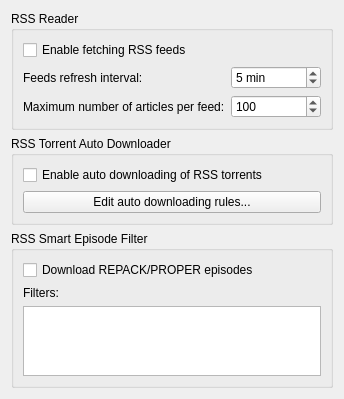
          <widget class="QWidget" name="scrollAreaWidgetContents_5">
           <property name="geometry">
            <rect>
             <x>0</x>
             <y>0</y>
             <width>336</width>
             <height>391</height>
            </rect>
           </property>
           <layout class="QVBoxLayout" name="verticalLayout_27">
            <item>
             <widget class="QGroupBox" name="groupRSSReader">
              <property name="title">
               <string>RSS Reader</string>
              </property>
              <layout class="QVBoxLayout" name="verticalLayout_26">
               <item>
                <widget class="QCheckBox" name="checkRSSEnable">
                 <property name="text">
                  <string>Enable fetching RSS feeds</string>
                 </property>
                </widget>
               </item>
               <item>
                <layout class="QGridLayout" name="gridLayout_5">
                 <item row="0" column="0">
                  <widget class="QLabel" name="label_111">
                   <property name="text">
                    <string>Feeds refresh interval:</string>
                   </property>
                  </widget>
                 </item>
                 <item row="1" column="1">
                  <widget class="QSpinBox" name="spinRSSMaxArticlesPerFeed">
                   <property name="maximum">
                    <number>2147483646</number>
                   </property>
                   <property name="value">
                    <number>100</number>
                   </property>
                  </widget>
                 </item>
                 <item row="1" column="0">
                  <widget class="QLabel" name="label_12">
                   <property name="text">
                    <string>Maximum number of articles per feed:</string>
                   </property>
                  </widget>
                 </item>
                 <item row="0" column="1">
                  <widget class="QSpinBox" name="spinRSSRefreshInterval">
                   <property name="suffix">
                    <string> min</string>
                   </property>
                   <property name="minimum">
                    <number>1</number>
                   </property>
                   <property name="maximum">
                    <number>999999</number>
                   </property>
                   <property name="value">
                    <number>5</number>
                   </property>
                  </widget>
                 </item>
                 <item row="0" column="2">
                  <spacer name="horizontalSpacer_6">
                   <property name="orientation">
                    <enum>Qt::Horizontal</enum>
                   </property>
                   <property name="sizeHint" stdset="0">
                    <size>
                     <width>40</width>
                     <height>20</height>
                    </size>
                   </property>
                  </spacer>
                 </item>
                </layout>
               </item>
              </layout>
             </widget>
            </item>
            <item>
             <widget class="QGroupBox" name="groupRSSAutoDownloader">
              <property name="title">
               <string>RSS Torrent Auto Downloader</string>
              </property>
              <layout class="QVBoxLayout" name="verticalLayout_21">
               <item>
                <widget class="QCheckBox" name="checkRSSAutoDownloaderEnable">
                 <property name="text">
                  <string>Enable auto downloading of RSS torrents</string>
                 </property>
                </widget>
               </item>
               <item>
                <widget class="QPushButton" name="btnEditRules">
                 <property name="text">
                  <string>Edit auto downloading rules...</string>
                 </property>
                </widget>
               </item>
              </layout>
             </widget>
            </item>
            <item>
             <widget class="QGroupBox" name="groupRSSSmartEpisodeFilter">
              <property name="title">
               <string>RSS Smart Episode Filter</string>
              </property>
              <layout class="QVBoxLayout" name="verticalLayout_31">
               <item>
                <widget class="QCheckBox" name="checkSmartFilterDownloadRepacks">
                 <property name="text">
                  <string>Download REPACK/PROPER episodes</string>
                 </property>
                </widget>
               </item>
               <item>
                <widget class="QLabel" name="label_5">
                 <property name="text">
                  <string>Filters:</string>
                 </property>
                </widget>
               </item>
               <item>
                <widget class="QPlainTextEdit" name="textSmartEpisodeFilters"/>
               </item>
              </layout>
             </widget>
            </item>
            <item>
             <spacer name="verticalSpacer_5">
              <property name="orientation">
               <enum>Qt::Vertical</enum>
              </property>
              <property name="sizeHint" stdset="0">
               <size>
                <width>20</width>
                <height>200</height>
               </size>
              </property>
             </spacer>
            </item>
           </layout>
          </widget>
